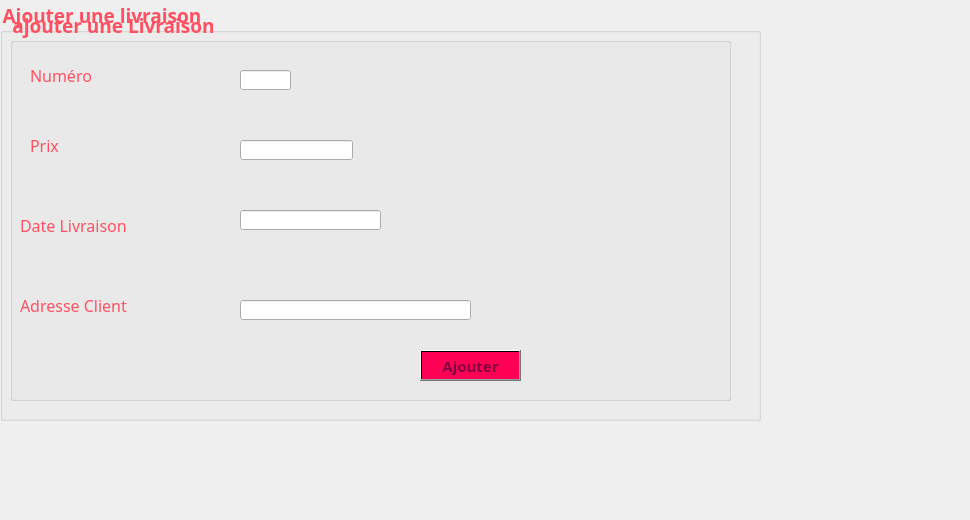
      <widget class="QWidget" name="tab_3">
       <attribute name="title">
        <string>Ajouter</string>
       </attribute>
       <widget class="QGroupBox" name="groupBox">
        <property name="geometry">
         <rect>
          <x>0</x>
          <y>0</y>
          <width>761</width>
          <height>421</height>
         </rect>
        </property>
        <property name="font">
         <font>
          <family>Lucida Calligraphy</family>
          <pointsize>14</pointsize>
          <weight>75</weight>
          <bold>true</bold>
         </font>
        </property>
        <property name="styleSheet">
         <string notr="true">color: rgb(255, 80, 97);
</string>
        </property>
        <property name="title">
         <string>Ajouter une livraison</string>
        </property>
        <widget class="QLabel" name="label_7">
         <property name="geometry">
          <rect>
           <x>30</x>
           <y>130</y>
           <width>171</width>
           <height>31</height>
          </rect>
         </property>
         <property name="font">
          <font>
           <family>Lucida Calligraphy</family>
           <pointsize>12</pointsize>
          </font>
         </property>
         <property name="text">
          <string>Prix</string>
         </property>
        </widget>
        <widget class="QLineEdit" name="lineEdit">
         <property name="geometry">
          <rect>
           <x>240</x>
           <y>140</y>
           <width>113</width>
           <height>20</height>
          </rect>
         </property>
        </widget>
        <widget class="QLineEdit" name="lineEdit_2">
         <property name="geometry">
          <rect>
           <x>240</x>
           <y>70</y>
           <width>51</width>
           <height>20</height>
          </rect>
         </property>
        </widget>
        <widget class="QLabel" name="label_10">
         <property name="geometry">
          <rect>
           <x>-110</x>
           <y>10</y>
           <width>2101</width>
           <height>2211</height>
          </rect>
         </property>
         <property name="text">
          <string/>
         </property>
         <property name="pixmap">
          <pixmap>macaron.jpg</pixmap>
         </property>
        </widget>
        <widget class="QLabel" name="label_9">
         <property name="geometry">
          <rect>
           <x>30</x>
           <y>60</y>
           <width>91</width>
           <height>31</height>
          </rect>
         </property>
         <property name="font">
          <font>
           <family>Lucida Calligraphy</family>
           <pointsize>12</pointsize>
          </font>
         </property>
         <property name="text">
          <string>Numéro </string>
         </property>
        </widget>
        <widget class="QLabel" name="label_11">
         <property name="geometry">
          <rect>
           <x>20</x>
           <y>210</y>
           <width>171</width>
           <height>31</height>
          </rect>
         </property>
         <property name="font">
          <font>
           <family>Lucida Calligraphy</family>
           <pointsize>12</pointsize>
          </font>
         </property>
         <property name="text">
          <string>Date Livraison</string>
         </property>
        </widget>
        <widget class="QLineEdit" name="lineEdit_15">
         <property name="geometry">
          <rect>
           <x>240</x>
           <y>300</y>
           <width>231</width>
           <height>20</height>
          </rect>
         </property>
        </widget>
        <widget class="QLabel" name="label_8">
         <property name="geometry">
          <rect>
           <x>50</x>
           <y>260</y>
           <width>47</width>
           <height>13</height>
          </rect>
         </property>
         <property name="text">
          <string/>
         </property>
        </widget>
        <widget class="QLabel" name="label_13">
         <property name="geometry">
          <rect>
           <x>20</x>
           <y>290</y>
           <width>171</width>
           <height>31</height>
          </rect>
         </property>
         <property name="font">
          <font>
           <family>Lucida Calligraphy</family>
           <pointsize>12</pointsize>
          </font>
         </property>
         <property name="text">
          <string>Adresse Client</string>
         </property>
        </widget>
        <widget class="QLineEdit" name="lineEdit_17">
         <property name="geometry">
          <rect>
           <x>240</x>
           <y>210</y>
           <width>141</width>
           <height>20</height>
          </rect>
         </property>
        </widget>
        <widget class="QPushButton" name="pushButton">
         <property name="geometry">
          <rect>
           <x>420</x>
           <y>350</y>
           <width>101</width>
           <height>31</height>
          </rect>
         </property>
         <property name="font">
          <font>
           <family>Lucida Calligraphy</family>
           <pointsize>11</pointsize>
           <weight>75</weight>
           <bold>true</bold>
          </font>
         </property>
         <property name="styleSheet">
          <string notr="true">background-color: qlineargradient(spread:pad, x1:1, y1:0, x2:1, y2:0, stop:0.919598 rgba(255, 0, 84, 255), stop:0.98 rgba(0, 0, 0, 255), stop:1 rgba(235, 148, 61, 255));
color: rgb(132, 1, 64);</string>
         </property>
         <property name="text">
          <string>Ajouter</string>
         </property>
        </widget>
        <widget class="QLabel" name="label_36">
         <property name="geometry">
          <rect>
           <x>0</x>
           <y>-30</y>
           <width>891</width>
           <height>451</height>
          </rect>
         </property>
         <property name="styleSheet">
          <string notr="true">background-image:url(:/893983.jpg)</string>
         </property>
         <property name="text">
          <string/>
         </property>
        </widget>
        <widget class="QGroupBox" name="groupBox_7">
         <property name="geometry">
          <rect>
           <x>10</x>
           <y>10</y>
           <width>721</width>
           <height>391</height>
          </rect>
         </property>
         <property name="font">
          <font>
           <family>Lucida Calligraphy</family>
           <pointsize>14</pointsize>
           <weight>75</weight>
           <bold>true</bold>
          </font>
         </property>
         <property name="styleSheet">
          <string notr="true">color: rgb(255, 80, 97);
</string>
         </property>
         <property name="title">
          <string>ajouter une Livraison</string>
         </property>
        </widget>
        <zorder>groupBox_7</zorder>
        <zorder>label_10</zorder>
        <zorder>label_36</zorder>
        <zorder>label_7</zorder>
        <zorder>lineEdit</zorder>
        <zorder>lineEdit_2</zorder>
        <zorder>label_9</zorder>
        <zorder>label_11</zorder>
        <zorder>lineEdit_15</zorder>
        <zorder>label_8</zorder>
        <zorder>label_13</zorder>
        <zorder>lineEdit_17</zorder>
        <zorder>pushButton</zorder>
       </widget>
       <widget class="QLabel" name="label">
        <property name="geometry">
         <rect>
          <x>-20</x>
          <y>-10</y>
          <width>961</width>
          <height>511</height>
         </rect>
        </property>
        <property name="text">
         <string/>
        </property>
        <property name="pixmap">
         <pixmap>../../../../Downloads/155296947_507314950275690_225535330781415924_n.jpg</pixmap>
        </property>
       </widget>
       <zorder>label</zorder>
       <zorder>groupBox</zorder>
      </widget>
